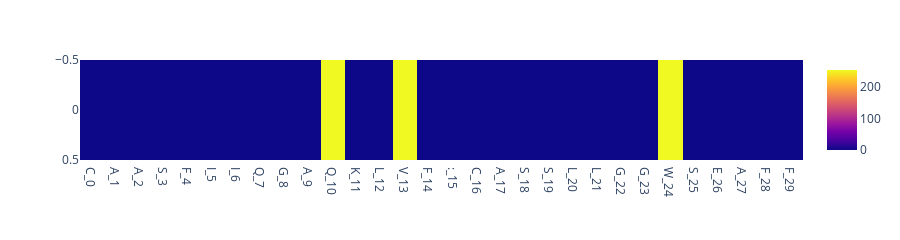

This figure's notebook cell:
### Code cell
show_matrix(alphachain = 'I',
                betachain = 'J',
                epitopechain = 'C',
                alpha_begins= 91, alpha_ends =106,
                beta_begins = 91, beta_ends = 105,
                pdbid = '5TEZ',
               )

### Figure 1 — Plotly figure (JSON) as saved in the notebook; plotly's stock layout.template omitted (floating-point values rounded to 4 significant figures)
{"data": [{"coloraxis": "coloraxis", "hovertemplate": "x: %{x}<br>y: %{y}<br>color: %{z}<extra></extra>", "name": "0", "type": "heatmap", "x": ["C_0", "A_1", "A_2", "S_3", "F_4", "I_5", "I_6", "Q_7", "G_8", "A_9", "Q_10", "K_11", "L_12", "V_13", "F_14", ":_15", "C_16", "A_17", "S_18", "S_19", "L_20", "L_21", "G_22", "G_23", "W_24", "S_25", "E_26", "A_27", "F_28", "F_29"], "xaxis": "x", "y": [0], "yaxis": "y", "z": [[0, 0, 0, 0, 0, 0, 0, 0, 0, 0, 255, 0, 0, 255, 0, 0, 0, 0, 0, 0, 0, 0, 0, 0, 255, 0, 0, 0, 0, 0]]}], "layout": {"coloraxis": {"colorscale": [[0, "#0d0887"], [0.1111, "#46039f"], [0.2222, "#7201a8"], [0.3333, "#9c179e"], [0.4444, "#bd3786"], [0.5556, "#d8576b"], [0.6667, "#ed7953"], [0.7778, "#fb9f3a"], [0.8889, "#fdca26"], [1, "#f0f921"]]}, "height": 200, "margin": {"t": 60}, "xaxis": {"anchor": "y", "domain": [0, 1]}, "yaxis": {"anchor": "x", "autorange": "reversed", "domain": [0, 1]}}}
